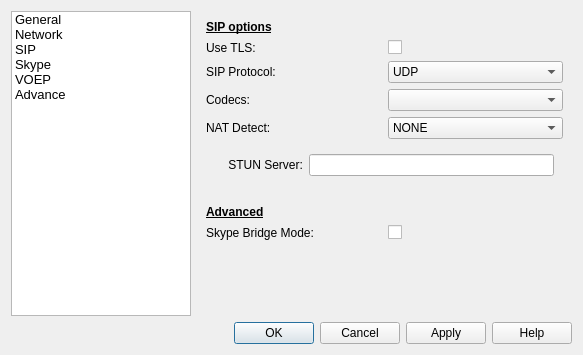
<?xml version="1.0" encoding="UTF-8"?>
<ui version="4.0">
 <class>PreferencesDialog</class>
 <widget class="QDialog" name="PreferencesDialog">
  <property name="geometry">
   <rect>
    <x>0</x>
    <y>0</y>
    <width>583</width>
    <height>355</height>
   </rect>
  </property>
  <property name="windowTitle">
   <string>Preferences Dialog</string>
  </property>
  <layout class="QVBoxLayout" name="verticalLayout">
   <item>
    <layout class="QHBoxLayout" name="horizontalLayout">
     <item>
      <widget class="QListWidget" name="listWidget">
       <property name="sizePolicy">
        <sizepolicy hsizetype="Maximum" vsizetype="Expanding">
         <horstretch>0</horstretch>
         <verstretch>0</verstretch>
        </sizepolicy>
       </property>
       <property name="minimumSize">
        <size>
         <width>0</width>
         <height>0</height>
        </size>
       </property>
       <property name="maximumSize">
        <size>
         <width>180</width>
         <height>16777215</height>
        </size>
       </property>
       <property name="font">
        <font>
         <pointsize>10</pointsize>
         <weight>50</weight>
         <bold>false</bold>
        </font>
       </property>
       <item>
        <property name="text">
         <string>General</string>
        </property>
       </item>
       <item>
        <property name="text">
         <string>Network</string>
        </property>
       </item>
       <item>
        <property name="text">
         <string>SIP</string>
        </property>
       </item>
       <item>
        <property name="text">
         <string>Skype</string>
        </property>
       </item>
       <item>
        <property name="text">
         <string>VOEP</string>
        </property>
       </item>
       <item>
        <property name="text">
         <string>Advance</string>
        </property>
       </item>
      </widget>
     </item>
     <item>
      <widget class="QStackedWidget" name="stackedWidget">
       <property name="sizePolicy">
        <sizepolicy hsizetype="Expanding" vsizetype="Preferred">
         <horstretch>0</horstretch>
         <verstretch>0</verstretch>
        </sizepolicy>
       </property>
       <property name="currentIndex">
        <number>2</number>
       </property>
       <widget class="QWidget" name="page_4">
        <widget class="QLabel" name="label_9">
         <property name="geometry">
          <rect>
           <x>20</x>
           <y>10</y>
           <width>57</width>
           <height>15</height>
          </rect>
         </property>
         <property name="text">
          <string>Genral</string>
         </property>
        </widget>
       </widget>
       <widget class="QWidget" name="page_3">
        <widget class="QLabel" name="label_10">
         <property name="geometry">
          <rect>
           <x>20</x>
           <y>20</y>
           <width>57</width>
           <height>15</height>
          </rect>
         </property>
         <property name="text">
          <string>Network</string>
         </property>
        </widget>
       </widget>
       <widget class="QWidget" name="page">
        <layout class="QVBoxLayout" name="verticalLayout_2">
         <item>
          <widget class="QLabel" name="label_6">
           <property name="font">
            <font>
             <weight>75</weight>
             <bold>true</bold>
             <underline>true</underline>
            </font>
           </property>
           <property name="text">
            <string>SIP options</string>
           </property>
          </widget>
         </item>
         <item>
          <layout class="QGridLayout" name="gridLayout">
           <item row="0" column="0">
            <widget class="QLabel" name="label">
             <property name="text">
              <string>Use TLS:</string>
             </property>
            </widget>
           </item>
           <item row="0" column="1">
            <widget class="QCheckBox" name="checkBox">
             <property name="text">
              <string/>
             </property>
            </widget>
           </item>
           <item row="1" column="0">
            <widget class="QLabel" name="label_2">
             <property name="text">
              <string>SIP Protocol:</string>
             </property>
            </widget>
           </item>
           <item row="1" column="1">
            <widget class="QComboBox" name="comboBox_4">
             <item>
              <property name="text">
               <string>UDP</string>
              </property>
             </item>
             <item>
              <property name="text">
               <string>TCP</string>
              </property>
             </item>
             <item>
              <property name="text">
               <string>TLS</string>
              </property>
             </item>
             <item>
              <property name="text">
               <string>IPV6</string>
              </property>
             </item>
             <item>
              <property name="text">
               <string>UDP6</string>
              </property>
             </item>
             <item>
              <property name="text">
               <string>TCP6</string>
              </property>
             </item>
            </widget>
           </item>
           <item row="2" column="0">
            <widget class="QLabel" name="label_3">
             <property name="text">
              <string>Codecs:</string>
             </property>
            </widget>
           </item>
           <item row="2" column="1">
            <widget class="QComboBox" name="comboBox_5">
             <property name="toolTip">
              <string>语音编码</string>
             </property>
            </widget>
           </item>
           <item row="3" column="0">
            <widget class="QLabel" name="label_4">
             <property name="text">
              <string>NAT Detect:</string>
             </property>
            </widget>
           </item>
           <item row="3" column="1">
            <widget class="QComboBox" name="comboBox_6">
             <item>
              <property name="text">
               <string>NONE</string>
              </property>
             </item>
             <item>
              <property name="text">
               <string>STUN</string>
              </property>
             </item>
             <item>
              <property name="text">
               <string>TURN</string>
              </property>
             </item>
             <item>
              <property name="text">
               <string>ICE</string>
              </property>
             </item>
            </widget>
           </item>
          </layout>
         </item>
         <item>
          <widget class="QWidget" name="widget" native="true">
           <property name="enabled">
            <bool>true</bool>
           </property>
           <layout class="QHBoxLayout" name="horizontalLayout_2">
            <item>
             <widget class="QLabel" name="label_5">
              <property name="text">
               <string>    STUN Server:</string>
              </property>
             </widget>
            </item>
            <item>
             <widget class="QLineEdit" name="lineEdit"/>
            </item>
           </layout>
          </widget>
         </item>
         <item>
          <widget class="QLabel" name="label_8">
           <property name="font">
            <font>
             <weight>75</weight>
             <bold>true</bold>
             <underline>true</underline>
            </font>
           </property>
           <property name="text">
            <string>
Advanced</string>
           </property>
          </widget>
         </item>
         <item>
          <layout class="QHBoxLayout" name="horizontalLayout_3">
           <item>
            <widget class="QLabel" name="label_7">
             <property name="text">
              <string>Skype Bridge Mode:</string>
             </property>
            </widget>
           </item>
           <item>
            <widget class="QCheckBox" name="checkBox_2">
             <property name="toolTip">
              <string>Using your skype as network transport layer
This method supply raliable transport when call initialized, 
but may be little problem when call initializing ,
because we must check your skype installation, 
run state , login state and app to skype connect status.</string>
             </property>
             <property name="text">
              <string/>
             </property>
            </widget>
           </item>
          </layout>
         </item>
         <item>
          <spacer name="verticalSpacer">
           <property name="orientation">
            <enum>Qt::Vertical</enum>
           </property>
           <property name="sizeHint" stdset="0">
            <size>
             <width>20</width>
             <height>79</height>
            </size>
           </property>
          </spacer>
         </item>
        </layout>
       </widget>
       <widget class="QWidget" name="page_2">
        <widget class="QListView" name="listView">
         <property name="geometry">
          <rect>
           <x>40</x>
           <y>100</y>
           <width>256</width>
           <height>192</height>
          </rect>
         </property>
        </widget>
        <widget class="QLabel" name="label_11">
         <property name="geometry">
          <rect>
           <x>30</x>
           <y>30</y>
           <width>57</width>
           <height>15</height>
          </rect>
         </property>
         <property name="text">
          <string>Skype</string>
         </property>
        </widget>
       </widget>
       <widget class="QWidget" name="page_5">
        <widget class="QLabel" name="label_13">
         <property name="geometry">
          <rect>
           <x>70</x>
           <y>80</y>
           <width>57</width>
           <height>15</height>
          </rect>
         </property>
         <property name="text">
          <string>VOEP</string>
         </property>
        </widget>
       </widget>
       <widget class="QWidget" name="page_6">
        <widget class="QLabel" name="label_12">
         <property name="geometry">
          <rect>
           <x>50</x>
           <y>50</y>
           <width>57</width>
           <height>15</height>
          </rect>
         </property>
         <property name="text">
          <string>Advanced</string>
         </property>
        </widget>
       </widget>
      </widget>
     </item>
    </layout>
   </item>
   <item>
    <widget class="QDialogButtonBox" name="buttonBox">
     <property name="standardButtons">
      <set>QDialogButtonBox::Apply|QDialogButtonBox::Cancel|QDialogButtonBox::Help|QDialogButtonBox::Ok</set>
     </property>
    </widget>
   </item>
  </layout>
 </widget>
 <resources/>
 <connections>
  <connection>
   <sender>buttonBox</sender>
   <signal>accepted()</signal>
   <receiver>PreferencesDialog</receiver>
   <slot>accept()</slot>
   <hints>
    <hint type="sourcelabel">
     <x>344</x>
     <y>330</y>
    </hint>
    <hint type="destinationlabel">
     <x>196</x>
     <y>4</y>
    </hint>
   </hints>
  </connection>
  <connection>
   <sender>buttonBox</sender>
   <signal>rejected()</signal>
   <receiver>PreferencesDialog</receiver>
   <slot>reject()</slot>
   <hints>
    <hint type="sourcelabel">
     <x>535</x>
     <y>335</y>
    </hint>
    <hint type="destinationlabel">
     <x>569</x>
     <y>353</y>
    </hint>
   </hints>
  </connection>
 </connections>
</ui>
